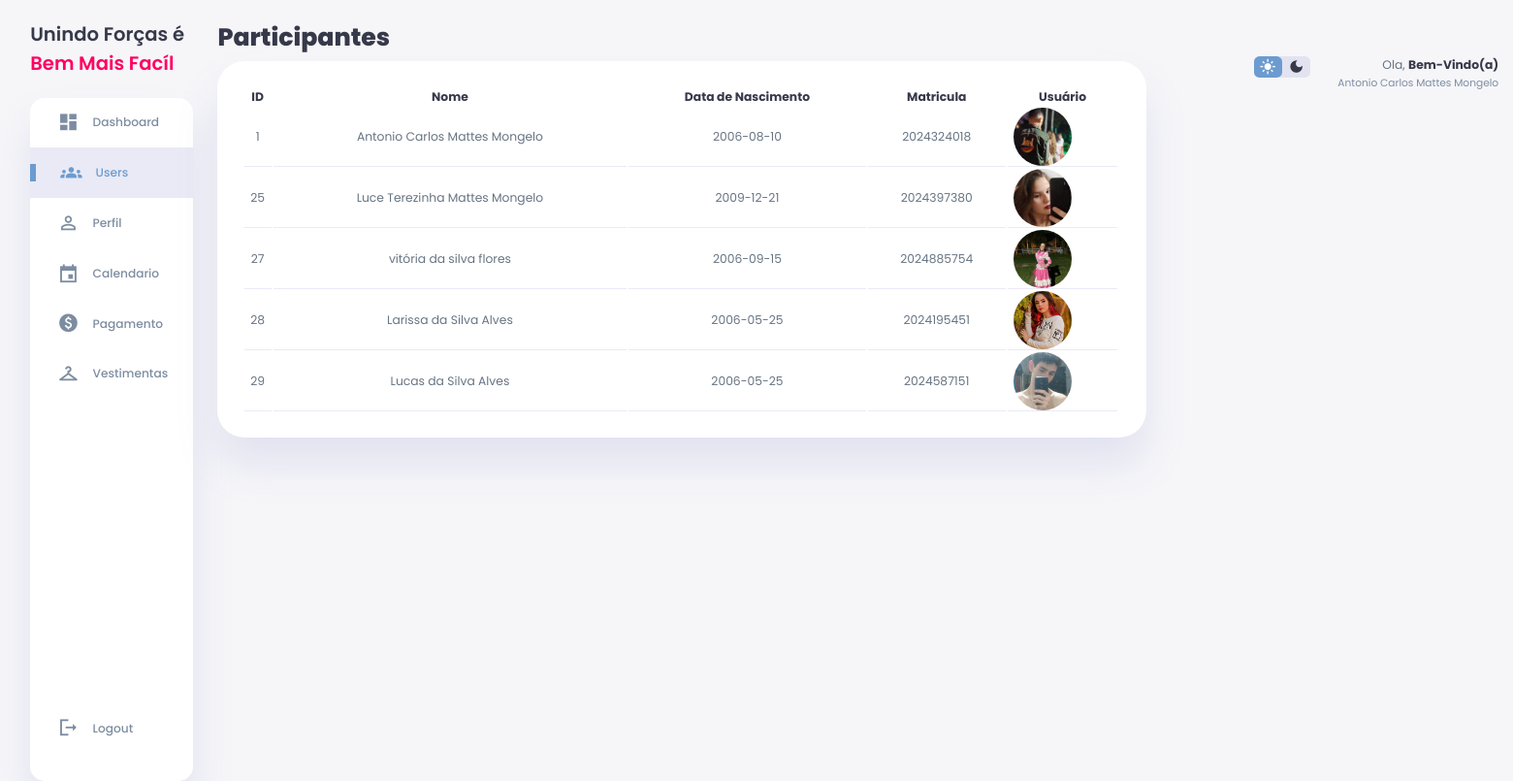
/participantes/index.php (signed in), run on the app's committed database.
### tables this page shows
CREATE TABLE IF NOT EXISTS `usuario` (
  `id_usuario` int NOT NULL AUTO_INCREMENT,
  `statuss` int DEFAULT NULL,
  `nome` varchar(255) DEFAULT NULL,
  `email` varchar(255) DEFAULT NULL,
  `datas` date DEFAULT NULL,
  `CPF` varchar(14) DEFAULT NULL,
  `RG` varchar(11) DEFAULT NULL,
  `categoria` varchar(255) NOT NULL,
  `senha` varchar(255) DEFAULT NULL,
  `telefone` varchar(11) DEFAULT NULL,
  `matricula` varchar(255) DEFAULT NULL,
  `imagem` varchar(255) NOT NULL,
  `genero` varchar(255) NOT NULL,
  `endereco` varchar(255) NOT NULL,
  `responsavel` varchar(255) NOT NULL,
  `data_entrada` date NOT NULL,
  `tele_respon` varchar(11) NOT NULL,
  `idade` varchar(2) NOT NULL,
  `nom_dan` varchar(255) NOT NULL,
  `saldo` decimal(10,2) NOT NULL DEFAULT '0.00',
  `identidade_frente` varchar(255) NOT NULL,
  `identidade_verso` varchar(255) NOT NULL,
  PRIMARY KEY (`id_usuario`),
  KEY `id_usuario` (`id_usuario`) USING BTREE
);

### participantes/index.php (the view, shortened to what this page needs)
<?php
include ("conexao.php");
$id_usuario = $_SESSION['id_usuario'];
$sql = "SELECT * FROM usuario WHERE id_usuario = ?";
$stmt = mysqli_prepare($conexao, $sql);
mysqli_stmt_bind_param($stmt, "i", $id_usuario);
mysqli_stmt_execute($stmt);
$resultado = mysqli_stmt_get_result($stmt);
$dados = mysqli_fetch_assoc($resultado);
?>
<!DOCTYPE html>
<html lang="en">
<head>
    <link rel="stylesheet" href="css/style.css">
</head>
<body>
    <div class="container">
        <aside>
            <div class="toggle">
                <div class="logo">
                <h2>Unindo Forças é <span class="danger">Bem Mais Facíl </span></h2>
                </div>
            </div>
            <div class="sidebar">
                <a href="../dashboard.php">
                    <span class="material-icons-sharp">
                    </span>
                    <h3>Dashboard</h3>
                </a>
                <a href="../participantes" class="active">
                    <span class="material-icons-sharp">
                    </span>
                    <h3>Users</h3>
                </a>
                <a href="../perfil.php">
                    <span class="material-icons-sharp">
                    </span>
                    <h3>Perfil</h3>
                </a>
                <a href="../calen" target="_blank">
                    <span class="material-icons-sharp">
                    </span>
                    <h3>Calendario</h3>
                </a>
                <a href="../pagamento">
                    <span class="material-icons-sharp">
                    </span>
                    <h3>Pagamento</h3>
                </a>
                <a href="../acessorios">
                    <span class="material-icons-sharp">
                    </span>
                    <h3>Vestimentas</h3>
                </a>
                <a href="../logout.php">
                    <span class="material-icons-sharp">
                    </span>
                    <h3>Logout</h3>
                </a>
            </div>
        </aside>
        <main>
            <h1>Participantes</h1>
            <div class="recent-orders">
                <?php
                $sql = "SELECT * FROM usuario WHERE statuss = 1";
                $result = $conexao->query($sql);
                if ($result->num_rows > 0) {
                    echo ' <div class="formato"><table class="table table-striped">
    <thead class="thead-info">
        <tr>
                   <th>ID</th>
                   <th>Nome</th>
                   <th>Data de Nascimento</th>
                   <th>Matricula</th>
                   <th>Usuário</th>
                   </tr>
                   </thead>
                   <tbody>';
                    while ($row = $result->fetch_assoc()) {
                        echo '<tr>';
                        echo "<td>" . $row['id_usuario'] . "</td>";
                        echo "<td>" . $row['nome'] . "</td>";
                        echo "<td>" . $row['datas'] . "</td>";
                        echo "<td>" . $row['matricula'] . "</td>";
                        echo "<td><div class='users'><img src='../img/" . $row['imagem'] . "' ></div></td>";
                        echo '</tr>';
                    }
                } else {
                    echo 'Nenhum resultado encontrado para essa categoria.';
                }
                ?>
            </div>
        </main>
        <div class="right-section">
            <div class="nav">
                <div class="dark-mode">
                    <span class="material-icons-sharp active">
                    </span>
                    <span class="material-icons-sharp">
                    </span>
                </div>
                <div class="profile">
                    <div class="info">
                        <p>Ola, <b>Bem-Vindo(a)</b></p>
                        <small class="text-muted"><?php echo $dados['nome'] ?></small>
                    </div>
                </div>
            </div>
        </div>
    </div>
</body>
</html>

### participantes/css/style.css (style rules this page uses)
:root { --color-primary: #6C9BCF; --color-danger: #FF0060; --color-success: #1B9C85; --color-warning: #F7D060; --color-white: #fff; --color-info-dark: #7d8da1; --color-dark: #363949; --color-light: rgba(132, 139, 200, 0.18); --color-dark-variant: #677483; --color-background: #f6f6f9; --card-border-radius: 2rem; --border-radius-1: 0.4rem; --border-radius-2: 1.2rem; --card-padding: 1.8rem; --padding-1: 1.2rem; --box-shadow: 0 2rem 3rem var(--color-light); }
* { margin: 0; padding: 0; outline: 0; appearance: 0; border: 0; text-decoration: none; box-sizing: border-box; }
html { font-size: 14px; }
body { width: 100vw; height: 100vh; font-family: 'Poppins', sans-serif; font-size: 0.88rem; user-select: none; overflow-x: hidden; color: var(--color-dark); background-color: var(--color-background); }
a { color: var(--color-dark); }
img { display: block; width: 100%; object-fit: cover; }
h1 { font-weight: 800; font-size: 1.8rem; }
h2 { font-weight: 600; font-size: 1.4rem; }
h3 { font-weight: 500; font-size: 0.87rem; }
small { font-size: 0.76rem; }
p { color: var(--color-dark-variant); }
b { color: var(--color-dark); }
.text-muted { color: var(--color-info-dark); }
.danger { color: var(--color-danger); }
.container { display: grid; width: 96%; margin: 0 auto; gap: 1.8rem; grid-template-columns: 12rem auto 23rem; }
aside { height: 100vh; }
aside .toggle { display: flex; align-items: center; justify-content: space-between; margin-top: 1.4rem; }
aside .toggle .logo { display: flex; gap: 0.5rem; }
aside .sidebar { display: flex; flex-direction: column; background-color: var(--color-white); box-shadow: var(--box-shadow); border-radius: 15px; height: 88vh; position: relative; top: 1.5rem; transition: all 0.3s ease; }
aside .sidebar a { display: flex; align-items: center; color: var(--color-info-dark); height: 3.7rem; gap: 1rem; position: relative; margin-left: 2rem; transition: all 0.3s ease; }
aside .sidebar a span { font-size: 1.6rem; transition: all 0.3s ease; }
aside .sidebar a:last-child { position: absolute; bottom: 2rem; width: 100%; }
aside .sidebar a.active { width: 100%; color: var(--color-primary); background-color: var(--color-light); margin-left: 0; }
aside .sidebar a.active::before { content: ''; width: 6px; height: 18px; background-color: var(--color-primary); }
aside .sidebar a.active span { color: var(--color-primary); margin-left: calc(1rem - 3px); }
main { margin-top: 1.4rem; }
main .recent-orders { margin-top: 1.3rem; }
main .recent-orders table { background-color: var(--color-white); width: 100%; padding: var(--card-padding); text-align: center; box-shadow: var(--box-shadow); border-radius: var(--card-border-radius); transition: all 0.3s ease; position: relative; margin-top: -5%; }
main table tbody td { height: 2.8rem; border-bottom: 1px solid var(--color-light); color: var(--color-dark-variant); }
.right-section { margin-top: 1.4rem; }
.right-section .nav { display: flex; justify-content: end; gap: 2rem; position: relative; left: 45%; margin-top: -2%; }
.right-section .dark-mode { background-color: var(--color-light); display: flex; justify-content: space-between; align-items: center; height: 1.6rem; width: 4.2rem; cursor: pointer; border-radius: var(--border-radius-1); }
.right-section .dark-mode span { font-size: 1.2rem; width: 50%; height: 100%; display: flex; align-items: center; justify-content: center; }
.right-section .dark-mode span.active { background-color: var(--color-primary); color: white; border-radius: var(--border-radius-1); }
.right-section .nav .profile { display: flex; gap: 2rem; text-align: right; }
.users { position: relative; width: 60px; height: 60px; left: 5%; margin-top: 0%; border-radius: 50%; overflow: hidden; cursor: pointer; }
.users img { position: absolute; top: 0; left: 0; width: 100%; height: 100%; object-fit: cover; }

### data on the page
usuario: id_usuario "1", nome "Antonio Carlos Mattes Mongelo", datas "2006-08-10", matricula "2024324018", imagem (picture)
usuario: id_usuario "25", nome "Luce Terezinha Mattes Mongelo", datas "2009-12-21", matricula "2024397380", imagem (picture)
usuario: id_usuario "27", nome "vitória da silva flores", datas "2006-09-15", matricula "2024885754", imagem (picture)
usuario: id_usuario "28", nome "Larissa da Silva Alves", datas "2006-05-25", matricula "2024195451", imagem (picture)
usuario: id_usuario "29", nome "Lucas da Silva Alves", datas "2006-05-25", matricula "2024587151", imagem (picture)
